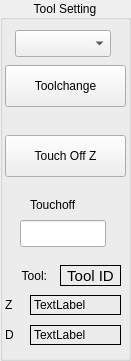
   <widget class="QGroupBox" name="groupBox_12">
    <property name="geometry">
     <rect>
      <x>290</x>
      <y>350</y>
      <width>131</width>
      <height>361</height>
     </rect>
    </property>
    <property name="title">
     <string>Tool Setting</string>
    </property>
    <property name="alignment">
     <set>Qt::AlignCenter</set>
    </property>
    <widget class="QComboBox" name="tool_change_cb">
     <property name="geometry">
      <rect>
       <x>15</x>
       <y>30</y>
       <width>96</width>
       <height>27</height>
      </rect>
     </property>
    </widget>
    <widget class="QPushButton" name="tool_change_pb">
     <property name="geometry">
      <rect>
       <x>5</x>
       <y>65</y>
       <width>121</width>
       <height>42</height>
      </rect>
     </property>
     <property name="toolTip">
      <string/>
     </property>
     <property name="toolTipDuration">
      <number>-1</number>
     </property>
     <property name="text">
      <string>Toolchange</string>
     </property>
    </widget>
    <widget class="QLabel" name="label_15">
     <property name="geometry">
      <rect>
       <x>10</x>
       <y>265</y>
       <width>41</width>
       <height>21</height>
      </rect>
     </property>
     <property name="baseSize">
      <size>
       <width>0</width>
       <height>0</height>
      </size>
     </property>
     <property name="text">
      <string>Tool:</string>
     </property>
     <property name="alignment">
      <set>Qt::AlignRight|Qt::AlignTrailing|Qt::AlignVCenter</set>
     </property>
     <property name="indent">
      <number>4</number>
     </property>
    </widget>
    <widget class="QLabel" name="tool_diameter_lb">
     <property name="geometry">
      <rect>
       <x>30</x>
       <y>325</y>
       <width>91</width>
       <height>20</height>
      </rect>
     </property>
     <property name="frameShape">
      <enum>QFrame::Box</enum>
     </property>
     <property name="text">
      <string>TextLabel</string>
     </property>
     <property name="alignment">
      <set>Qt::AlignLeading|Qt::AlignLeft|Qt::AlignVCenter</set>
     </property>
    </widget>
    <widget class="QPushButton" name="tool_touchoff_z">
     <property name="geometry">
      <rect>
       <x>5</x>
       <y>135</y>
       <width>121</width>
       <height>42</height>
      </rect>
     </property>
     <property name="text">
      <string>Touch Off Z</string>
     </property>
    </widget>
    <widget class="QLabel" name="label_29">
     <property name="geometry">
      <rect>
       <x>5</x>
       <y>325</y>
       <width>21</width>
       <height>19</height>
      </rect>
     </property>
     <property name="text">
      <string>D</string>
     </property>
    </widget>
    <widget class="QLabel" name="tool_zoffset_lb">
     <property name="geometry">
      <rect>
       <x>30</x>
       <y>295</y>
       <width>91</width>
       <height>20</height>
      </rect>
     </property>
     <property name="frameShape">
      <enum>QFrame::Box</enum>
     </property>
     <property name="text">
      <string>TextLabel</string>
     </property>
     <property name="alignment">
      <set>Qt::AlignLeading|Qt::AlignLeft|Qt::AlignVCenter</set>
     </property>
    </widget>
    <widget class="QLabel" name="tool_id_lb">
     <property name="geometry">
      <rect>
       <x>60</x>
       <y>265</y>
       <width>61</width>
       <height>21</height>
      </rect>
     </property>
     <property name="font">
      <font>
       <pointsize>11</pointsize>
      </font>
     </property>
     <property name="frameShape">
      <enum>QFrame::Box</enum>
     </property>
     <property name="text">
      <string>Tool ID</string>
     </property>
     <property name="alignment">
      <set>Qt::AlignCenter</set>
     </property>
    </widget>
    <widget class="QLabel" name="label_27">
     <property name="geometry">
      <rect>
       <x>5</x>
       <y>295</y>
       <width>21</width>
       <height>19</height>
      </rect>
     </property>
     <property name="text">
      <string>Z</string>
     </property>
    </widget>
    <widget class="QLabel" name="label_40">
     <property name="geometry">
      <rect>
       <x>30</x>
       <y>195</y>
       <width>66</width>
       <height>19</height>
      </rect>
     </property>
     <property name="text">
      <string>Touchoff</string>
     </property>
    </widget>
    <widget class="QLineEdit" name="tool_touchoff_le">
     <property name="geometry">
      <rect>
       <x>20</x>
       <y>220</y>
       <width>86</width>
       <height>27</height>
      </rect>
     </property>
    </widget>
   </widget>
